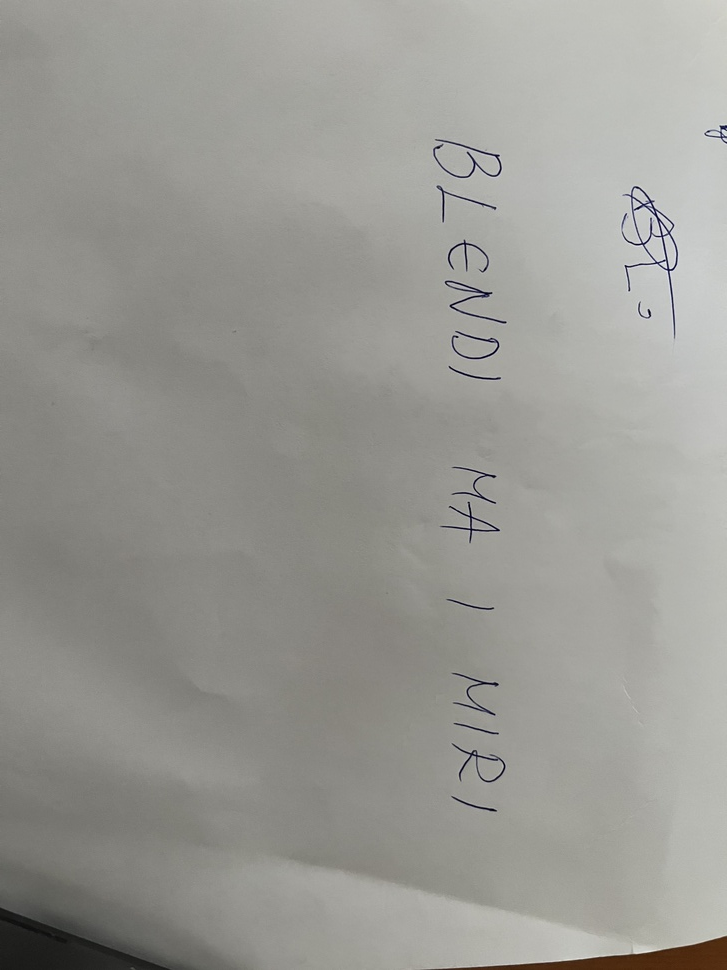
#> input picture IMG_7846.jpg, 727 x 970 px, shrunk from 3024 x 4032 before the run
$ python main3.py
#> lines starting #> are read from the running program, lines starting #| are printed output that depends on the picture
#> the answer given: IMG_7846.jpg
import cv2
import pytesseract
from tkinter import filedialog
from tkinter import Tk

pytesseract.pytesseract.tesseract_cmd = r'C:\Program Files\Tesseract-OCR\tesseract.exe'

def preprocess_image(image_path):
#> called with image_path = 'IMG_7846.jpg'
    image = cv2.imread(image_path)
#> image is the input picture: shape (970, 727, 3); mean B, G, R 147.8, 153, 153.5
    gray_image = cv2.cvtColor(image, cv2.COLOR_BGR2GRAY)


    binary_image = cv2.adaptiveThreshold(gray_image, 255, cv2.ADAPTIVE_THRESH_GAUSSIAN_C, cv2.THRESH_BINARY, 11, 2)
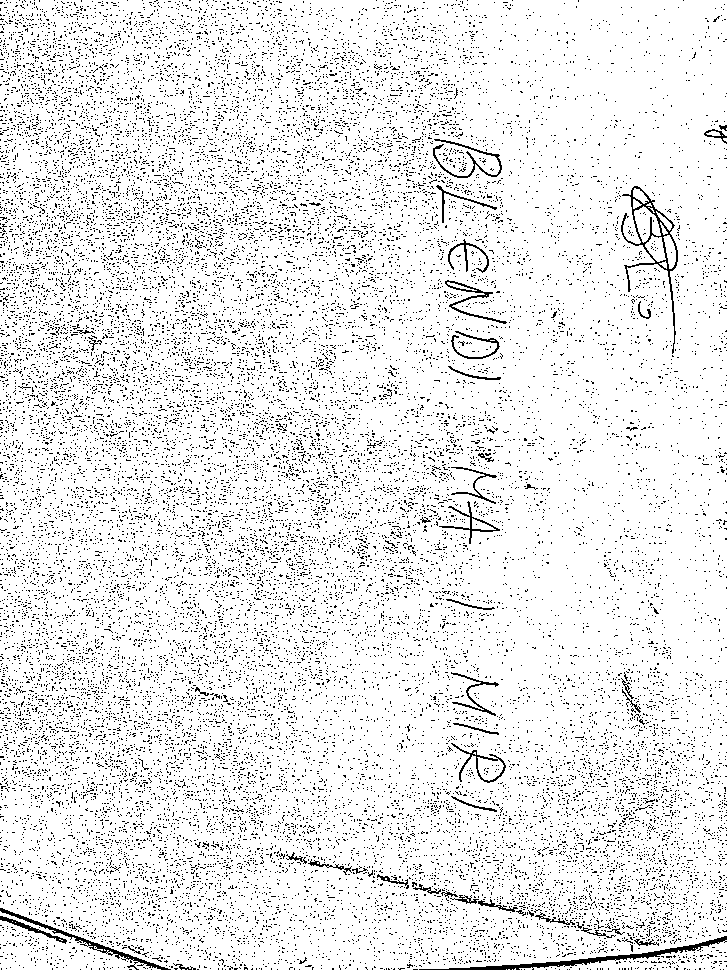
#> binary_image: shape (970, 727); 91.7% white; black in thin lines or dots

    return binary_image

def perform_ocr(image):

    custom_config = r'--oem 3 --psm 6'
#> (the run stopped early here; a loop or call above may not have finished)

$ run again, on 3.jpg
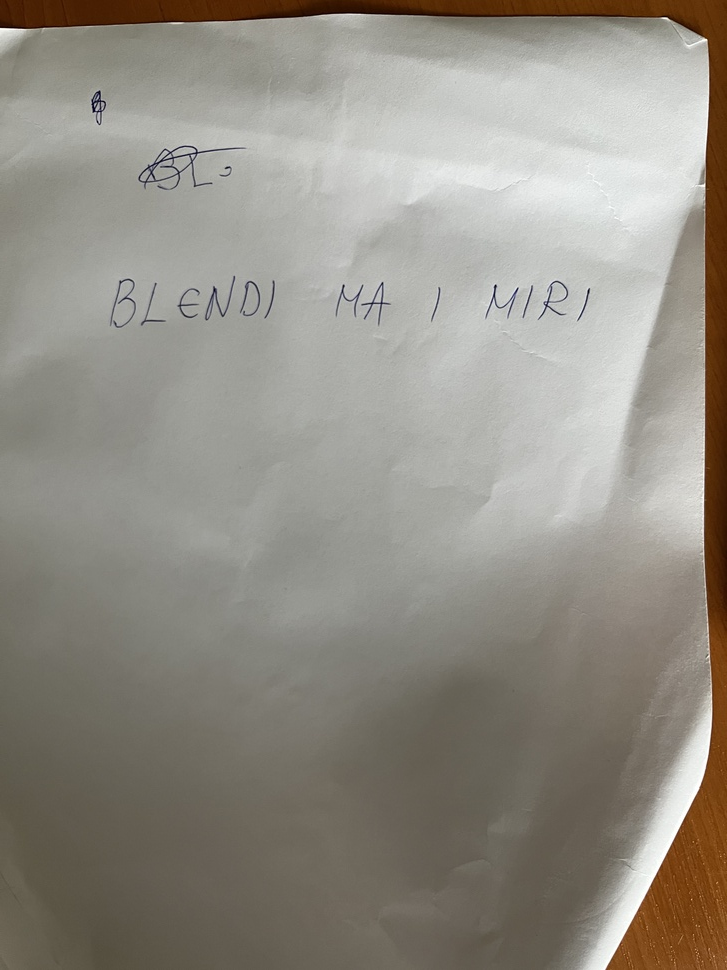
#> input picture 3.jpg, 727 x 970 px, shrunk from 3024 x 4032 before the run
#> in preprocess_image, image is the input picture: shape (970, 727, 3); mean B, G, R 133, 142.3, 146.7
#> in preprocess_image, `gray_image = cv2.cvtColor(image, cv2.COLOR_BGR2GRAY)`:
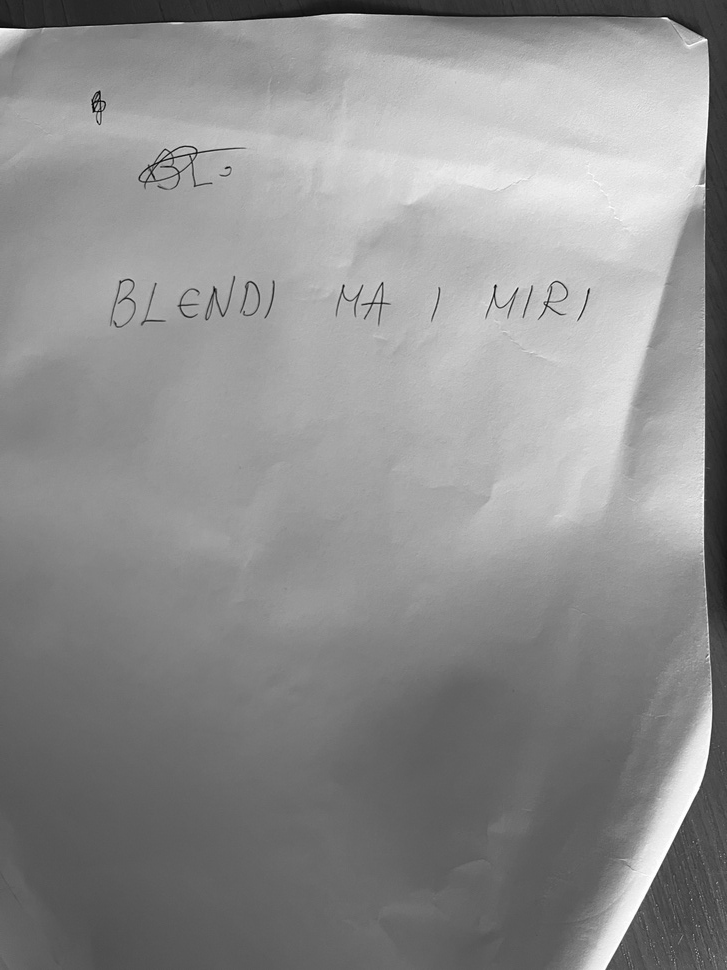
#> gray_image: shape (970, 727); min 2, max 255, mean 142.5
#> in preprocess_image, `binary_image = cv2.adaptiveThreshold(gray_image, 255, cv2.ADAPTIVE_THR..`:
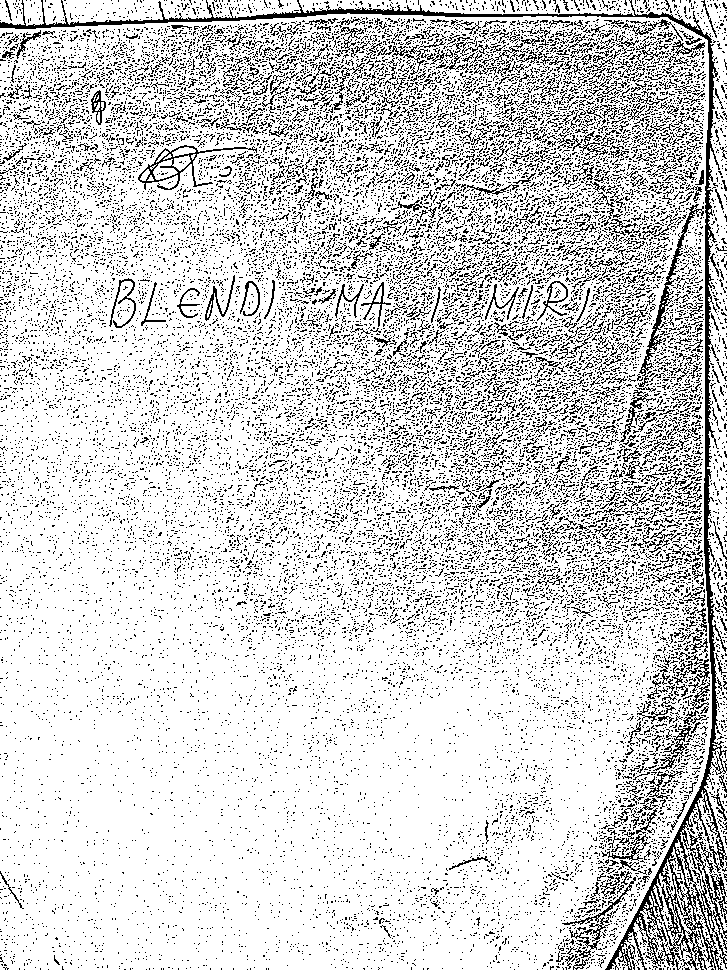
#> binary_image: shape (970, 727); 83% white; black in thin lines or dots
